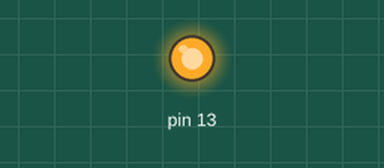
This sketch was run on a simulated Arduino Uno, built with avr-gcc and run on an emulated ATmega328P. Shown: output pins drawn as LEDs (lit = HIGH).

Above: at 3.92 s.
At 30.55 s:
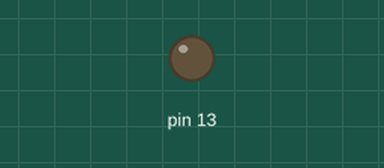
Timing chart, 0 to 30.9 s (numbered marks = the images above):
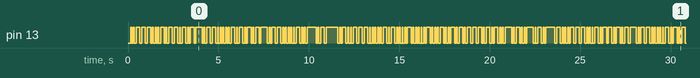

Measured:
- by itself, pin 13: moves between LOW and HIGH, repeating every 23.6 s

The sketch:

Test_Blink.ino
```cpp
#include "message.h"
//global
long lastmillis;

message msg("THIS IS NOT A DRILL.");

void setup() {
  // put your setup code here, to run once:
  pinMode(13,OUTPUT);
  digitalWrite(13, LOW);
  lastmillis = millis();

  //Serial.begin(19200);
}

void loop() {
  // put your main code here, to run repeatedly:
  if ( millis() - lastmillis >= 150 ) {
    lastmillis = millis();
    if ( msg.nextbit() ) {
      digitalWrite(13, HIGH);
      delay(100);
      digitalWrite(13, HIGH);
    } else {
      digitalWrite(13, HIGH);
      delay(50);
      digitalWrite(13, LOW);
    }
  }
}
```

message.h
```cpp
struct message {
  const char * msg;
  int length;
  int bitpos;

  message() : msg(NULL), length(0), bitpos(0) {};
  message(const char * str) : msg(str), length(strlen(str)<<3), bitpos(0) {};

  void set(const char * str) {
    msg = str;
    bitpos = 0;
  }
  bool nextbit() {
    int pos = bitpos;
    bitpos = (bitpos + 1) % (length);
    return ((msg[pos>>3]>>(pos & 0x07)) & 1) != 0;
  }

};
```
